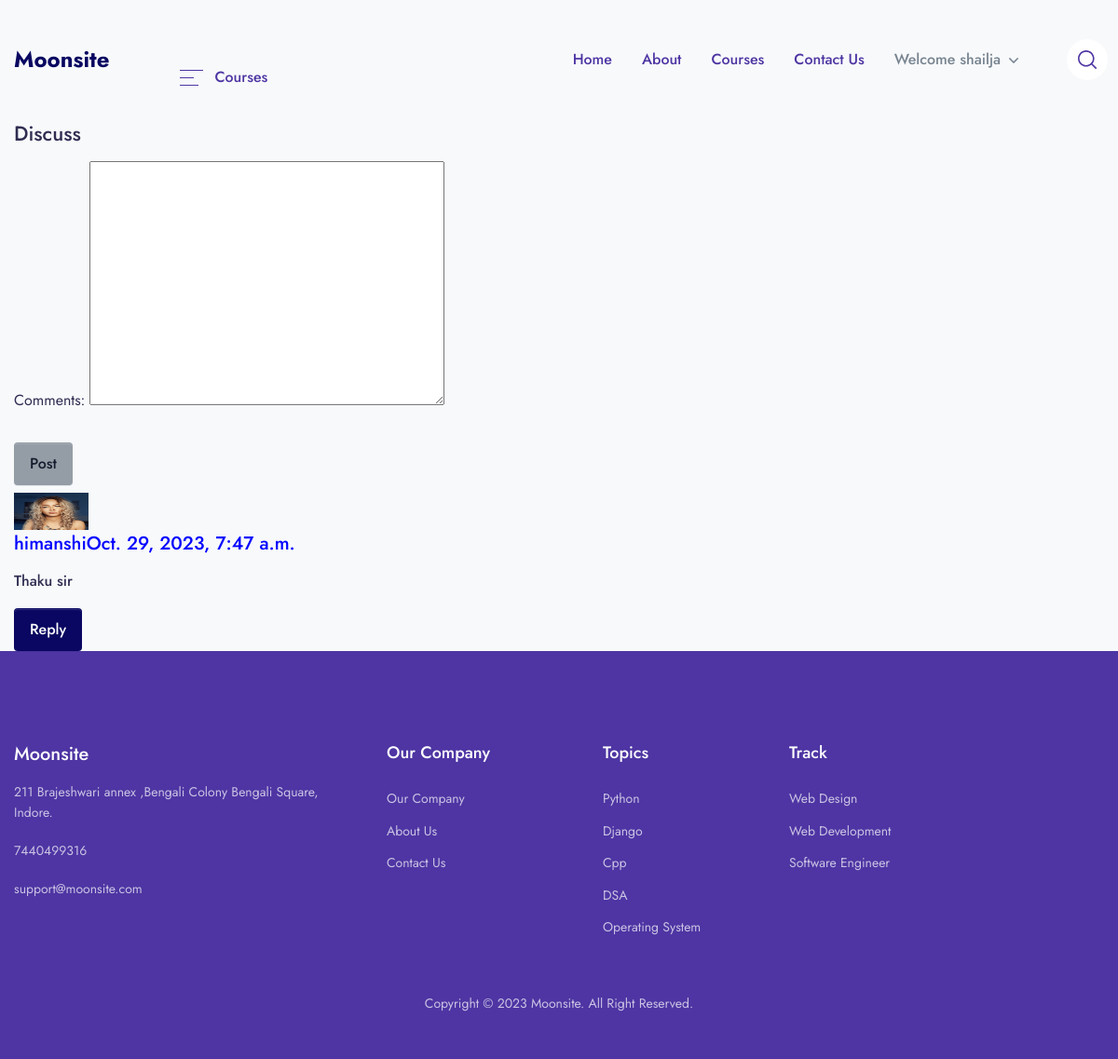
/discuss/cpp (signed in), run on the app's committed database.
### app/models.py (models this page shows, shortened)
class Post(models.Model):
    id = models.AutoField ( primary_key=True )
    name = models.CharField(max_length=100)
    comments =  RichTextField(blank=True ,null=True)
    course = models.ForeignKey ( Course, on_delete=models.CASCADE )
    parent = models.ForeignKey('self',on_delete=models.CASCADE,null=True)
    timestamp=models.DateTimeField(default=now)

### mysite/views.py (the view, shortened to what this page needs)
# urls.py: path('discuss/<slug:slug>',views.discuss,name="discuss"),
def discuss(request,slug):
    course = Course.objects.filter ( slug=slug )[0]
    queries = Post.objects.filter(course=course)
    form = PostForm
    return render(request,'course/discuss.html',{"form":form,'slug':slug,"queries":queries})

### templates/course/discuss.html (shortened to what this page needs)
{% extends 'base.html' %} {% block title%} Discuss_Forum {% endblock %}
 {% block content %}
<div class="container">
  <h3 style="color=blue"> Discuss </h3>
  <div class="form-group">
    <form method="post" action="#">
      {% csrf_token %} {{form.media}} {{form.as_p}}
      <button class="btn btn-sm my-2 btn-secondary" type="submit">Post</button>
    </form>
  </div>
  {% for b in queries %}
    <div class="user-profile col-md-1">
      <img
        src="/static/assets/img/instructors/instructor-1.jpg"
        height="40px"
        width="80px"
        alt=""
      />
    </div>
    <div class="comment col-md-10">
      <h4 style="color: blue">{{b.name}}{{b.timestamp }}</h4>
      <h6>{{b.comments|safe}}</h6>
      <div class="reply">
        <button
          class="btn btn-sm btn-primary"
          type="button"
          data-bs-toggle="collapse"
          data-bs-target="#collapseExample{{b.id}}"
          aria-expanded="false"
          aria-controls="collapseExample"
        >
          Reply
        </button>
      </div>
    </div>
    {% endfor %}
  </div>
  {% endblock %}

### templates/components/header.html (shortened to what this page needs)
    <header class="navbar navbar-expand-xl navbar-light" >
        <div class="container">
            <a class="navbar-brand" href="{% url 'home'%}">
                <div class="" style = "">Moonsite </div>
            <ul class="navbar-nav navbar-vertical ms-xl-4 d-none d-xl-flex">
                <li class="nav-item dropdown">
                    <a class="nav-link pb-4 mb-n4 px-0 pt-0" id="navbarVerticalMenu" data-bs-toggle="dropdown" href="#" aria-haspopup="true" aria-expanded="false">
                        <div class="py-3 px-5 d-flex align-items-center">
                            <div class="me-3 ms-1 text-gigas d-flex">
                                <svg width="25" height="17" viewBox="0 0 25 17" xmlns="http://www.w3.org/2000/svg">
                                    <rect width="25" height="1" fill="currentColor"/>
                                    <rect y="8" width="15" height="1" fill="currentColor"/>
                                    <rect y="16" width="20" height="1" fill="currentColor"/>
                                </svg>
                            </div>
                            <span class="text-gigas fw-medium me-1">Courses</span>
                        </div>
                    </a>
                </li>
            </ul>
            <div class="collapse navbar-collapse z-index-lg" id="navbarCollapse">
                <ul class="navbar-nav ms-auto">
                    <li class="nav-item dropdown dropdown-full-width">
                        <a class="nav-link px-xl-4 text-gigas"   href="{% url 'home' %}" aria-haspopup="true" aria-expanded="false">
                            Home
                        </a>
                    </li>
                     <li class="nav-item dropdown dropdown-full-width">
                        <a class="nav-link  px-xl-4 text-gigas"   href="{% url 'aboutus' %}" aria-haspopup="true" aria-expanded="false">
                           About
                        </a>
                    </li>
                    {% if request.user.is_authenticated %}
                    <li class="nav-item dropdown">
                        <a class="nav-link  px-xl-4 text-gigas"  href="{%  url 'course' %}" aria-haspopup="true" aria-expanded="false">
                            Courses
                        </a>
                    </li>
                    {% endif %}
                    <li class="nav-item dropdown dropdown-full-width">
                        <a class="nav-link px-xl-4 text-gigas"  href="{% url 'contact' %}" aria-haspopup="true" aria-expanded="false">
                            Contact Us
                        </a>
                    </li>
                    {% if user.is_authenticated %}
                           <li class="nav-item dropdown">
                        <a class="nav-link dropdown-toggle px-xl-4" id="navbarBlog" data-bs-toggle="dropdown" href="#" aria-haspopup="true" aria-expanded="false">
                      Welcome {{user.username}}
                        </a>
                    </li>
                    {% endif %}
                </ul>
            </div>
            <ul class="navbar-nav flex-row ms-n4 ms-sm-auto ms-xl-0 me-n2 me-md-n4">
                <li class="nav-item border-0 px-1 px-md-3">
                </li>
                <li class="nav-item border-0 px-1 px-md-3 d-none d-370-block d-xl-block">
                    <a class="nav-link d-flex p-3 bg-white-all rounded-circle search-mobile text-gigas icon-xs" data-bs-toggle="collapse" href="#collapseSearchMobile" role="button" aria-expanded="false" aria-controls="collapseSearchMobile">
                    </a>
                </li>
            </ul>
        </div>
    </header>

### data on the page
Post: name "himanshi", timestamp "Oct. 29, 2023, 7:47 a.m.", comments "Thaku sir"

### other printed values
{{ user.username }} "shailja"
